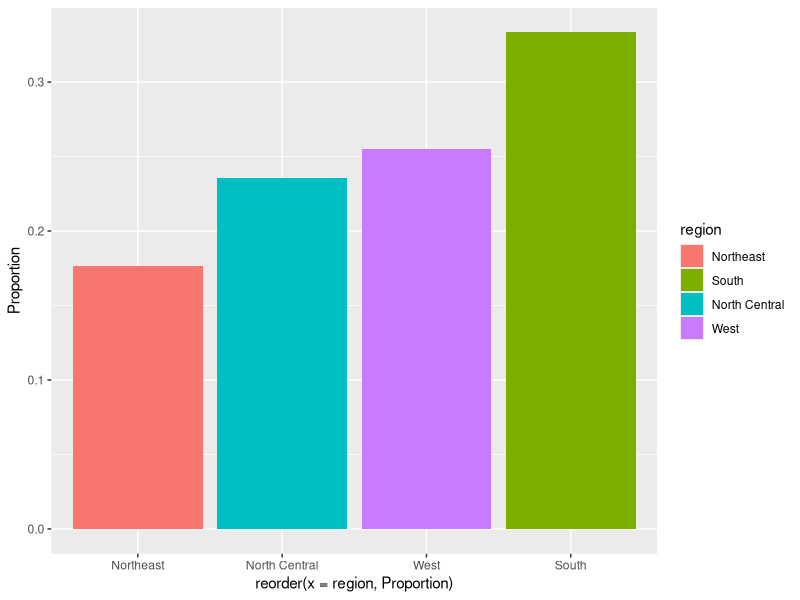
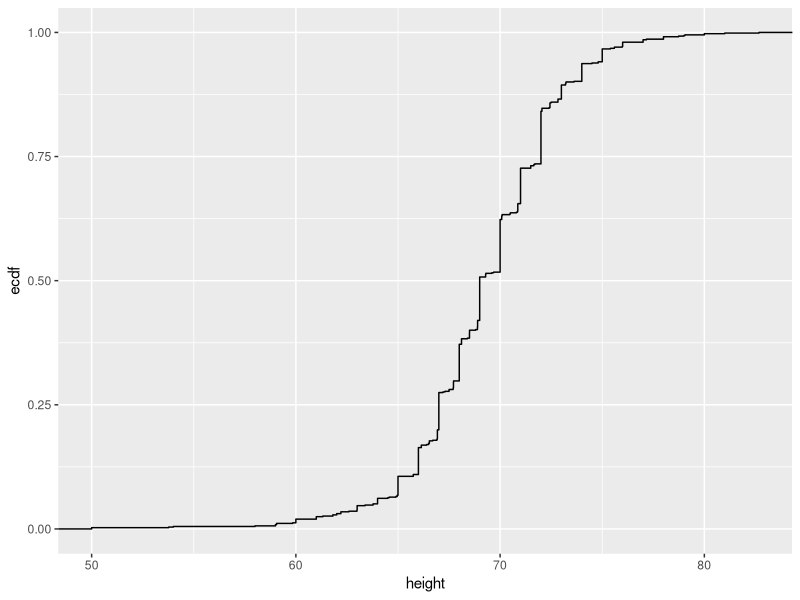
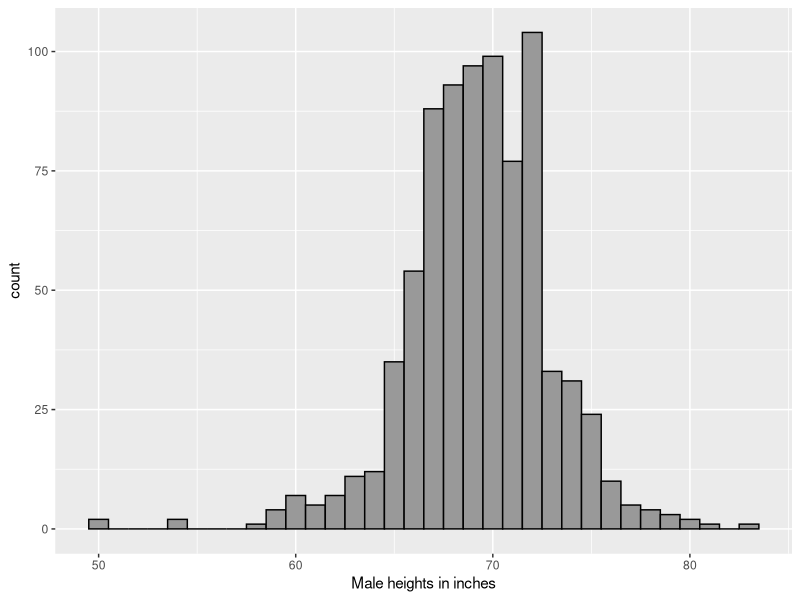
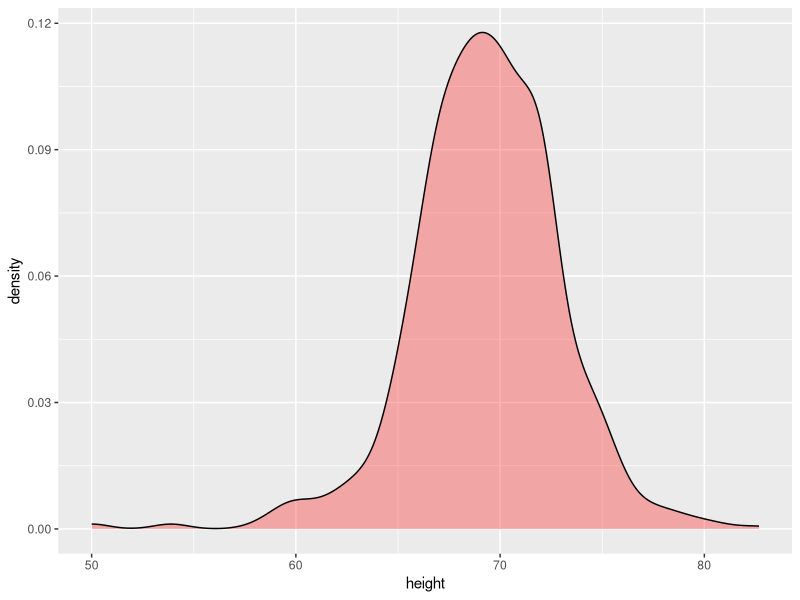
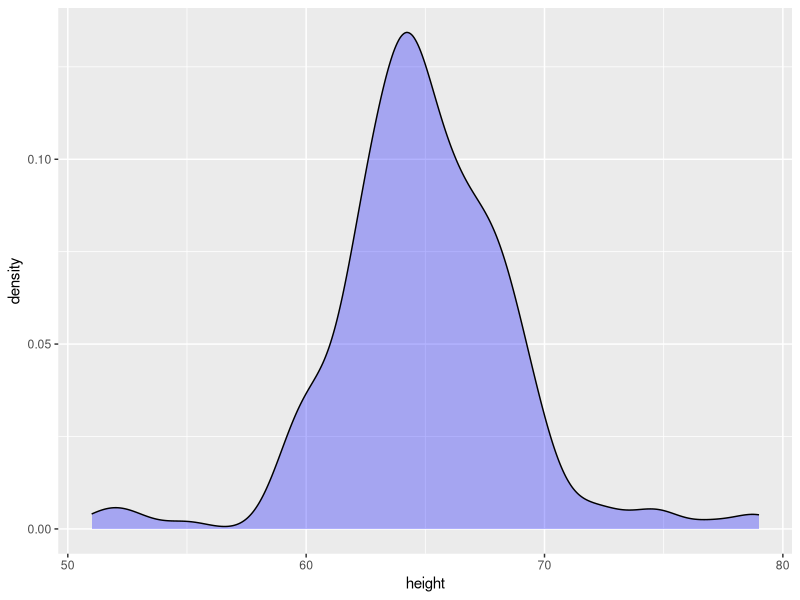
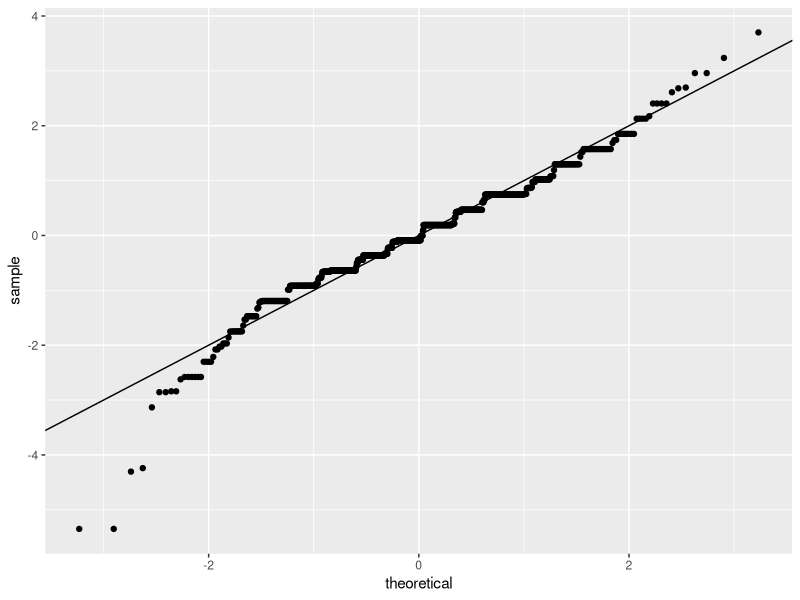
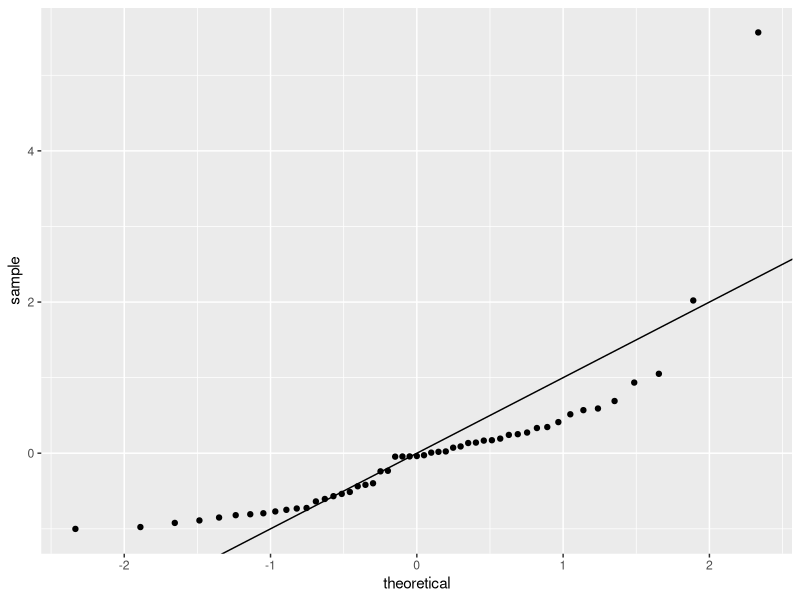
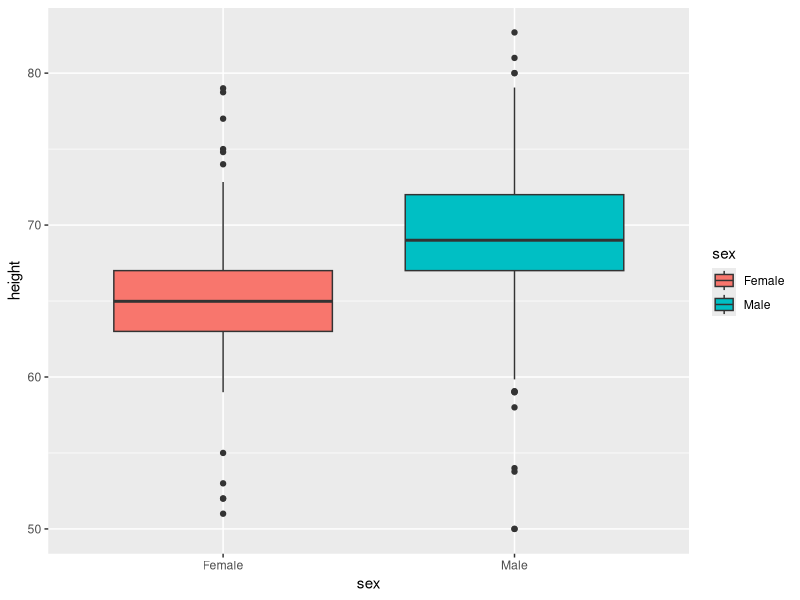

Write the R code that produced these figures, in order.
#Chapter 8: Visualizing data distribution
#summarizing data
library(tidyverse)
library(dslabs)
data("heights")
s <- heights %>%
  filter(sex == "Male") %>%
  summarise(average = mean(height), std_dev = sd(height))

#The class of s is a data.frame hence we
#use s$average to access the average. Same applies to std_dev
class(s)
s <- heights %>%
  filter(sex == "Male") %>%
  summarise(median = median(height), 
            minimum = min(height),
            maximum = max(height))

#With summarise, we can only call functions that return a single value

#Using the dot placeholder
#This makes dplyr return a vector instead of a dataframe
data("murders")
murders <- murders %>%
  mutate(murder_rate = (total/population)*100000)

summarise(murders, mean(murder_rate))
#However, this is not the murder_rate of the US,
#because in this computation, we are counting the small states
#just the same as the large states

#The US murder rate is computed by
us_murder_rate <- murders %>%
  summarise(rate = (sum(total)/sum(population)*100000))

#Now, this is the real US murder rate and its still a dataframe
class(us_murder_rate)


#To fix this, we use the "." or placeholder function
us_murder_rate <- us_murder_rate %>%
  .$rate

class(us_murder_rate)


#Sorting by different columns
#use arrange to sort entire tables
data("murders")
murders %>%
  #sort the entire data table in ascending order of population
  arrange(population) %>%
  head(3)

#arranging the entire data table by descending order of murder_rate
murders <- murders %>%
  mutate(rate = (total/population)*100000)

murders %>%
  arrange(desc(rate)) %>%
  head(5)

#arrange by region and then by murder_rate
murders %>%
  arrange(region, population, rate) %>%
  head(6)


#Use top_n() to show the top 15 states with highest murder_rate then order them 
murders %>%
  top_n(15, rate) %>%
  arrange(desc(rate))


#Or
murders %>%
  arrange(desc(rate)) %>%
  top_n(15)

#Or
murders %>%
  arrange(desc(rate)) %>%
  head(15)

#Case study: Describing student heights
library(tidyverse)
library(dslabs)
data("heights")

#With categorical data, the distribution simply describes the proportion
#of each category
prop.table(table(heights$sex))
#This two-frequency table is the simplest form of a distribution

#To visualize more than 2 categories, a simple barplot describes the distribtion
data("murders")
murders %>%
  group_by(region) %>%
  summarise(Proportion = n()/nrow(murders)) %>%
  ggplot(aes(reorder(x = region, Proportion), y = Proportion, fill = region)) +
  geom_bar(stat = "identity")
#We usually use barplots to display a few numbers


#Cummulative Density distributions
#Similar to what the frequency table does for categorical data,
#the CDF defines the distribution for numerical data
heights %>%
  filter(sex == "Male") %>%
  ggplot(aes(x = height)) +
  stat_ecdf()
#The word empirical,"e", is added to make the distinction when data is used.
#We therefore use the term ecdf

#Histgrams
#Although the CDF concept is widely discussed in statistics textbooks,
#the plot is actually not very popular.
heights %>%
  filter(sex == "Male") %>%
  ggplot(aes(x = height)) +
  geom_histogram(binwidth = 1, fill = "#999999", col = "black") +
  xlab("Male heights in inches")

#Description: First, the range of the data is from 49 to 83 inches
#Second: The male heights are close to symmetric around 70 inches
#What information do we loose?All the values in each interval are treated the same
#when computing bin heights (for e.g. no distinguishing b/n 64, 64.1 and 64.2).


#Smoothed Density
#In smoothed density plots, density is plotted against the height,
#as opposed to a histogram where count is plotted against the heights.
#We therefore plot a histogram, using binsizes appropraite for our data
#and computing frequencies rather than counts, and we draw a smooth curve that goes
#through the tops of the histogram bars.

heights %>%
  filter(sex == "Male") %>%
  ggplot(aes(x = height)) +
  geom_density(fill = "red", alpha = 0.3)


heights %>%
  filter(sex == "Female") %>%
  ggplot(aes(x = height)) +
  geom_density(fill = "blue", alpha = 0.3)
#We can see a second bump making it flout the normality assumption

#Interpreting the y-axis
#The geom_density is scales so that the area under the density curve
#adds up to 1.


#The Normal Distribution
#The mean and standard deviation is all that is needed to specify the normal distribution.
#In R we scale variables using the scale() function
#To check for normality, we use the quantile-quantlie plot i.e. qqplot
#To effectively do this, scale the data first and then make the qqplot against the standard normal
heights %>%
  filter(sex == "Male") %>%
  ggplot(aes(sample = scale(height))) +
  geom_qq() +
  geom_abline()

murders %>%
  mutate(rate = (total/population)*100000) %>%
  ggplot(aes(sample = scale(rate))) +
  geom_qq() +
  geom_abline()

#Assumption of normality does not apply here  

#Boxplots
ggplot(data = heights, aes(x = sex, y = height)) +
  geom_boxplot(aes(fill = sex))

#Case study: describing student heights
#Techniques used to confirm normal approximation
#-Histogram
#-Density plots
#-QQ-plots

#But to compare 2 or more distributions, we use the boxplots
#Boxplots
ggplot(data = heights, aes(x = sex, y = height)) +
  geom_boxplot(aes(fill = sex))
  
#This plot immiediately reveals that males are on average taller than females.
#But does the normal approximation also work on female height data?
heights %>%
  filter(sex == "Female") %>%
  ggplot(aes(x = height)) +
  geom_histogram(fill = "#999999", colour = "black")
#Notice the very short heights close to 50 inches 
#Doesn't approximate normal curve well
#Lets check with the desity plot
heights %>%
  filter(sex == "Female") %>%
  ggplot(aes(x = height)) +
  geom_density(fill = "blue", colour = "black", alpha = 0.4)
#The second bumb is confirmed

heights %>%
  filter(sex == "Female") %>%
  ggplot(aes(sample = scale(height))) +
  geom_qq() +
  geom_abline()
#Here, we notice that the highest points tend to be taller than expected
#by the normal distibution
